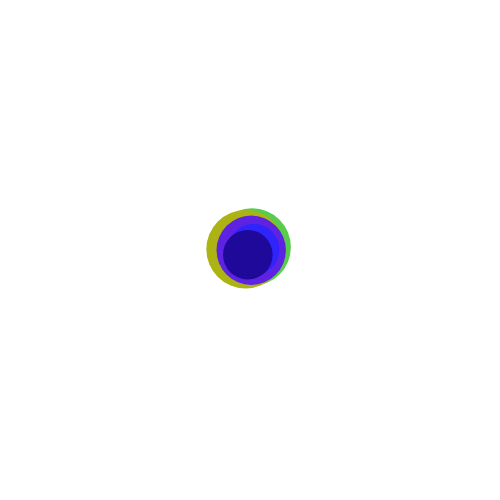
Frame 1 (no input)
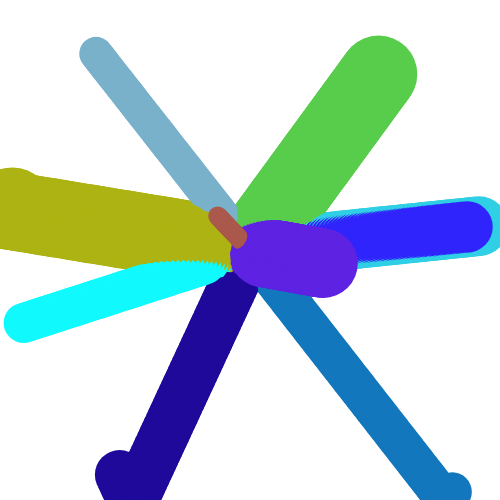
Frame 60 (no input)
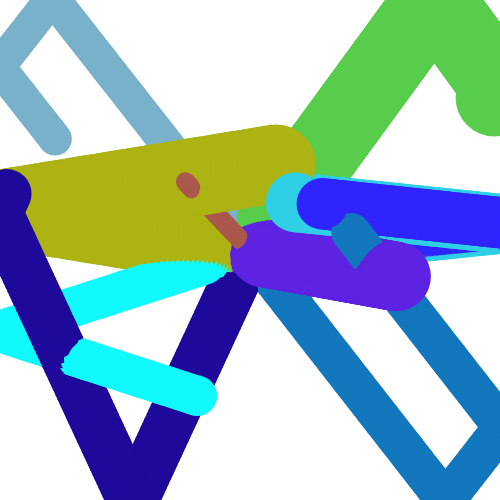
Frame 120 (the mouse pressed at the canvas centre since frame 60)

The p5.js sketch that drew these frames (run headless with seeded random() and noise() and a simulated clock; from frame 60 on, the mouse is pressed at the canvas centre):

// p5.js sketch
// ── sketch.js
//Create two variables that will store the new objects from the class Circle
let circleArray = [];
let arraySize = 10;

function setup() {
  createCanvas(500, 500);
  for (let i=0; i<arraySize; i++){
    circleArray[i] = new Circle(width/2, height/2, random(-5, 5), random(-5, 5), random(10, 100));
  }
}

function draw() {
  //background(160);
  for (let i=0; i<circleArray.length; i++){
    circleArray[i].moveFunction();
    circleArray[i].displayCircle();
  }
}

//Definition of the class Circle
class Circle{

  constructor(x, y, speedX, speedY, size){
    //Setup of class' variables
    this.x = x;
    this.y = y;
    this.speedX = speedX;
    this.speedY = speedY;
    this.size = size;

    this.rd = random(255);
    this.grn = random(255);
    this.bl = random(255);
    this.a = 255;
  }

  //Class function that takes care of motion and collision
  moveFunction(){
    //Motion system - current position and speed
    this.x = this.x + this.speedX;
    this.y = this.y + this.speedY;

    //Based on boundaries collision, reverse direction for x and y
    if (this.x > width || this.x<0){
      this.speedX *= -1;
    }
    if (this.y > (height) || this.y<0){
      this.speedY *= -1;
    }
  }

  //Class function that displays the ellipse
  displayCircle(){
    noStroke();
    this.fillcol = color(this.rd, this.grn, this.bl, this.a)
    fill(this.fillcol);
    ellipse(this.x, this.y, this.size, this.size);
  }
}
